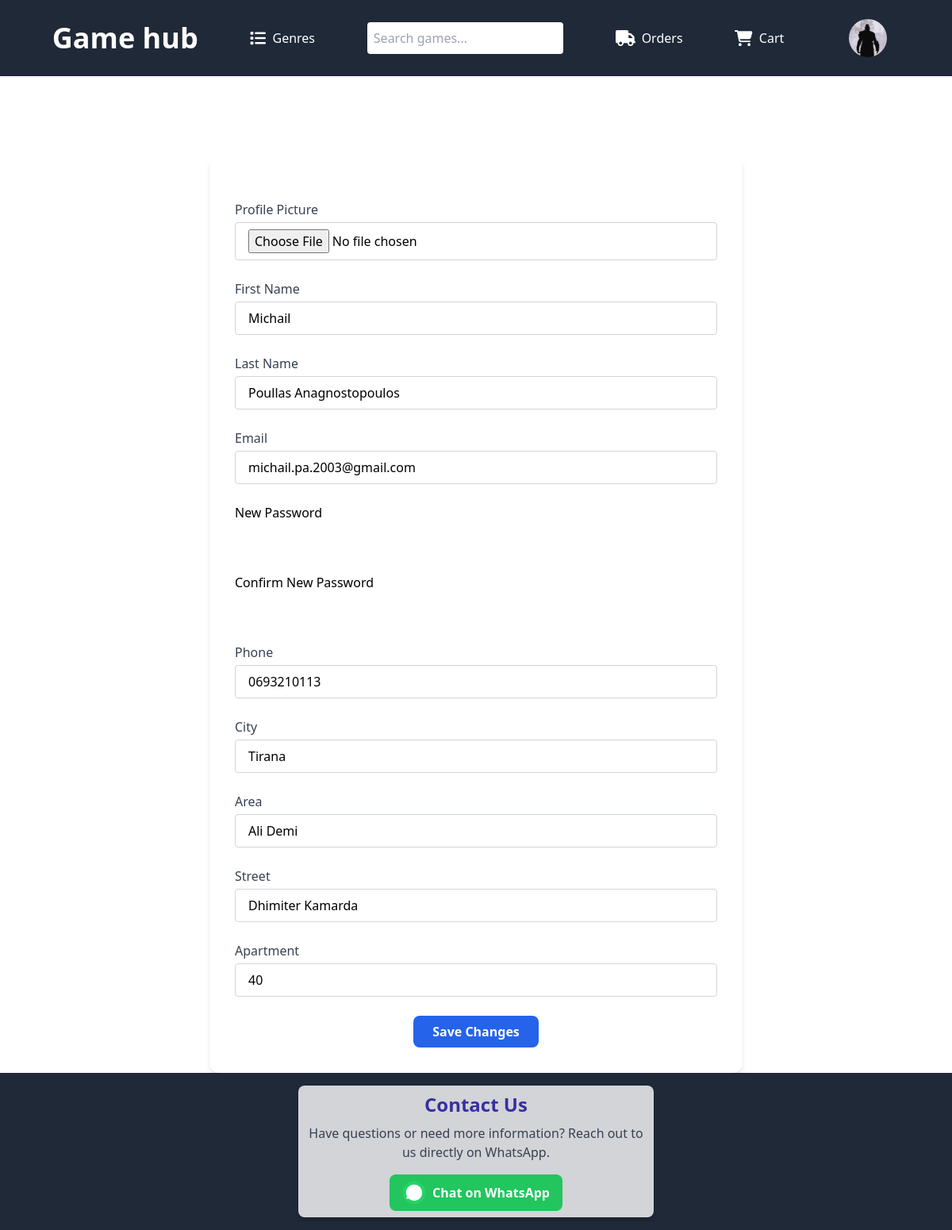
Page /accaunt/ (signed in) on the committed database.
### users_auth_app/models.py (models this page shows, shortened)
class CustomUser(AbstractUser):
    email = models.EmailField(max_length=255, unique=True)
    phone_number = models.CharField(max_length=15, blank=True)
    city = models.CharField(max_length=100, blank=True)
    area = models.CharField(max_length=100, blank=True)
    street = models.CharField(max_length=100, blank=True)
    apartment = models.CharField(max_length=5,default='0',blank=True)
    profile_picture = models.ImageField(upload_to='profile_pics/', blank=True)
    games_ordered = models.PositiveIntegerField(default=0)
    USERNAME_FIELD = 'email'
    REQUIRED_FIELDS = ['username']

### users_auth_app/views.py (the view, shortened to what this page needs)
# urls.py: path('accaunt/', auth_views.more_details, name='accaunt'),
def more_details(request):
    if request.method == 'GET':
        return render(request, 'accaunt.html', {'user': request.user})

### users_auth_app/templates/accaunt.html (shortened to what this page needs)
{% extends 'base.html' %}
{% block content %}
<div class="max-w-2xl mx-auto mt-10">
    <h2 class="text-3xl font-bold mb-6 text-white text-center">Account Settings</h2>
    <form method="post" enctype="multipart/form-data" action="{% url 'accaunt' %}" class="bg-white p-8 rounded-xl shadow-md space-y-6">
        <div>
            <label class="block text-gray-700 font-medium mb-1">Profile Picture</label>
            <input type="file" name="profile_picture" class="w-full rounded border border-gray-300 px-4 py-2 focus:outline-none focus:ring-2 focus:ring-blue-500">
        </div>
        <div>
            <label class="block text-gray-700 font-medium mb-1">First Name</label>
            <input type="text" name="name" value="{{ user.first_name }}" class="w-full rounded border border-gray-300 px-4 py-2 focus:outline-none focus:ring-2 focus:ring-blue-500">
        </div>
        <div>
            <label class="block text-gray-700 font-medium mb-1">Last Name</label>
            <input type="text" name="last_name" value="{{ user.last_name }}" class="w-full rounded border border-gray-300 px-4 py-2 focus:outline-none focus:ring-2 focus:ring-blue-500">
        </div>
        <div>
            <label class="block text-gray-700 font-medium mb-1">Email</label>
            <input type="email" name="email" value="{{ user.email }}" class="w-full rounded border border-gray-300 px-4 py-2 focus:outline-none focus:ring-2 focus:ring-blue-500">
        </div>
        <div class="mb-4">
            <label class="block text-black">New Password</label>
            <input type="password" name="new_password" class="w-full rounded px-4 py-2 text-black">
        </div>
        <div class="mb-4">
            <label class="block text-black">Confirm New Password</label>
            <input type="password" name="confirm_new_password" class="w-full rounded px-4 py-2 text-black">
        </div>
        <div>
            <label class="block text-gray-700 font-medium mb-1">Phone</label>
            <input type="tel" name="phone_number" value="{{ user.phone_number }}" class="w-full rounded border border-gray-300 px-4 py-2 focus:outline-none focus:ring-2 focus:ring-blue-500">
        </div>
        <div>
            <label class="block text-gray-700 font-medium mb-1">City</label>
            <input type="text" name="city" value="{{ user.city }}" class="w-full rounded border border-gray-300 px-4 py-2 focus:outline-none focus:ring-2 focus:ring-blue-500">
        </div>
        <div>
            <label class="block text-gray-700 font-medium mb-1">Area</label>
            <input type="text" name="area" value="{{ user.area }}" class="w-full rounded border border-gray-300 px-4 py-2 focus:outline-none focus:ring-2 focus:ring-blue-500">
        </div>
        <div>
            <label class="block text-gray-700 font-medium mb-1">Street</label>
            <input type="text" name="street" value="{{ user.street }}" class="w-full rounded border border-gray-300 px-4 py-2 focus:outline-none focus:ring-2 focus:ring-blue-500">
        </div>
        <div>
            <label class="block text-gray-700 font-medium mb-1">Apartment</label>
            <input type="text" name="apartment" value="{{ user.apartment }}" class="w-full rounded border border-gray-300 px-4 py-2 focus:outline-none focus:ring-2 focus:ring-blue-500">
        </div>
        <div class="text-center">
            <button type="submit" class="bg-blue-600 hover:bg-blue-700 text-white font-semibold px-6 py-2 rounded-lg transition duration-300">
                Save Changes
            </button>
        </div>
    </form>
</div>
{% endblock content %}

### game/templates/base.html (shortened to what this page needs)
<!DOCTYPE html>
<html lang="en">
<head>
  <script src="https://cdn.tailwindcss.com"></script>
</head>
<body>
  <nav class="bg-gray-800 text-white">
    <ul class="flex p-4 justify-evenly gap-4 items-center">
      <li><a href="{% url 'home' %}">
          <h1 class="text-4xl font-bold">Game hub</h1>
        </a></li>
      <li class="relative group">
        <a href="#" class="flex items-center gap-2">
          Genres
        </a>
      </li>
      <li>
        <form action="{% url 'home' %}" method="get" class="flex items-center justify-center">
          <input type="text" name="search" placeholder="Search games..." class="p-2 rounded text-black">
        </form>
      </li>
      <li><a href="{% url 'view_orders' %}" class="flex items-center gap-2"> Orders</a>
      </li>
     <li class="relative">
  <a href="{% url 'view_cart' %}" class="flex items-center gap-2 relative">
    Cart
  </a>
</li>
  {% if user.is_authenticated %}
           <div class="relative group inline-block text-white">
  <div class="italic font-bold px-4 py-2 bg-gray-800 rounded-t cursor-pointer flex gap-2">
  {% if user.profile_picture %}
    <img src="{{ user.profile_picture.url }}" alt="" class="w-12 h-12 rounded-full object-cover">
    {% else %}
     <img src="https://static.vecteezy.com/system/resources/thumbnails/024/983/914/small_2x/simple-user-default-icon-free-png.png" alt="" class="w-12 h-12 rounded-full object-cover">
    {% endif %}
  </div>
</div>
        {% else %}
      <div class="flex gap-4">
          <li><a href="{%url 'register'%}" class="flex items-center gap-2">Register</a></li>
          /
          <li><a href="{%url 'login'%}" class="flex items-center gap-2">Login</a></li>
    </div>
      {% endif %}
    </ul>
  </nav>
  {% block content %}{% endblock content%}
  <footer class="bg-gray-800 text-white p-4 text-center">
   <div class="flex flex-col items-center text-center p-2 bg-white bg-opacity-80 rounded-lg shadow-md max-w-md mx-auto">
  <h2 class="text-2xl font-bold mb-2 text-indigo-800">Contact Us</h2>
  <p class="text-gray-700 mb-4">
    Have questions or need more information?
    Reach out to us directly on WhatsApp.
  </p>
  <a href="https://wa.me/+355693210113?text=Hello%2C%20I%20visited%20your%20site%20and%20want%20more%20info"
     target="_blank"
     class="flex items-center gap-2 bg-green-500 hover:bg-green-600 text-white font-semibold py-2 px-4 rounded-lg transition duration-200">
    Chat on WhatsApp
  </a>
</div>
</body>
</html>

### game/templates/base.html (style rules this page uses)
.relative { position: relative; }

### rows in the picture
CustomUser: profile_picture (picture), name "Michail", last_name "Poullas Anagnostopoulos", email "michail.pa.2003@gmail.com", phone_number "0693210113", city "Tirana", area "Ali Demi", street "Dhimiter Kamarda", apartment "40"
